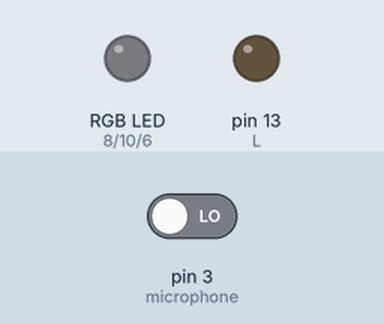
Recording of a sketch running on a simulated Arduino Uno, built with avr-gcc and run on an emulated ATmega328P. On the bench: an RGB LED mixed from three pins (HIGH = lit), output pins drawn as LEDs (lit = HIGH). The inputs (shaded band) are chosen by the test bench; at power-on: pin 3 (microphone) LOW. Random numbers use the default seed unless the sketch sets one.

Above: at 3.9 s.
4.0 s: pin 3 (microphone) driven HIGH
At 4.7 s:
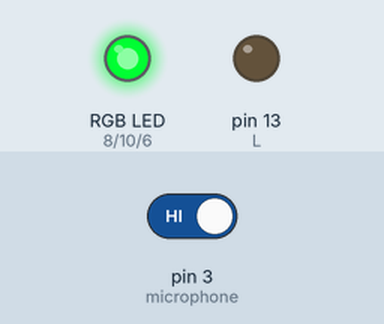
At 5.43 s:
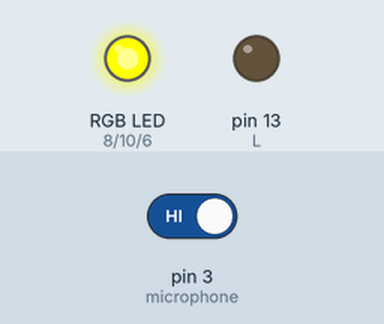
7.0 s: pin 3 (microphone) driven LOW
Timing chart, 0 to 10.0 s (numbered marks = the images above; inputs shaded):
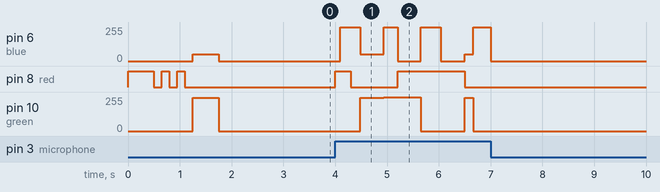

The sketch:

C_digoMotionLamp.ino
```cpp
// Definir os pinos que vão ser utilizados para o funcionamento do código.

#define red 8
#define green 10
#define blue 6
#define microphone 3
#define L 13

int change = 0;
int minNum = 4000; // Gerar uma função entre 4000 e 15000 para mudar as cores dos leds.
int maxNum = 15000;

int x = 0;
int y = 0; // Serve para não repetir as cores mais que 3 vezes seguidas.
int z = 0;

int initFirstRGB = 500;
int initRGB = 150; // Inicia o RGB com 3 pausas de luz vermelha e 1 verde.
int initLastRGB = 1000;

bool soundstate; // Deteta o som do microfone.


void setup() {
  //Serial.begin(9600);
  pinMode(red, OUTPUT);
  pinMode(green, OUTPUT);
  pinMode(blue, OUTPUT);
  pinMode(L, OUTPUT);
  pinMode(microphone, INPUT);

  digitalWrite(L, LOW); // Desliga os leds.
  initStrip();
}

void loop() {  //Define os padrões e a ordem pelos quais apareçe.

  chooseRandomColor();
  changeRandomTime();

  for (int i = 0; i < change; i++) {
  detectSound();

  if (soundstate == 1) {
    colorShow();
  }
  else {
    colorOff();
    }
  }

}

void initStrip() {  //Consoante o som detetado altera as cores dos leds.
    colorRed();
    delay(initFirstRGB);
    colorOff();
    delay(initRGB);
    colorRed();
    delay(initRGB);
    colorOff();
    delay(initRGB);
    colorRed();
    delay(initRGB);
    colorOff();
    delay(initRGB);
    colorGreen();
    delay(initFirstRGB);
    colorOff();
    delay(initLastRGB);
}

//Definir as cores no padrão RGB.

void colorRed() {
  analogWrite(red, 255);
  analogWrite(green, 0);
  analogWrite(blue, 0);
}

void colorGreen() {
  analogWrite(red, 50);
  analogWrite(green, 250);
  analogWrite(blue, 50);
}

void colorBlue() {
  analogWrite(red, 0);
  analogWrite(green, 0);
  analogWrite(blue, 255);
}

void colorYellow() {
  analogWrite(red, 255);
  analogWrite(green, 255);
  analogWrite(blue, 0);
}

void colorCyan() {
  analogWrite(red, 0);
  analogWrite(green, 255);
  analogWrite(blue, 255);
}

void colorPurple() {
  analogWrite(red, 255);
  analogWrite(green, 0);
  analogWrite(blue, 255);
}

void colorOff() {
  analogWrite(red, 0);
  analogWrite(green, 0);
  analogWrite(blue, 0);
}

int chooseRandomColor() {  //Escolhe uma cor ao randomicamente.
  while(y == x || z == x){
    x = random(1, 7);
  }

  z = y;
  y = x;
}

int changeRandomTime() {  //Mudar as cores aleatoriamente.
  change = random(minNum, maxNum);
}

bool detectSound() {  //Detetar o microfone.
  soundstate = digitalRead(microphone);
}

void colorShow() {  //Mostrar as cores defenidas anteriormente.
  if (x == 1) {
    colorRed();
  }

   if (x == 2) {
    colorGreen();
  }

   if (x == 3) {
    colorBlue();
  }

   if (x == 4) {
    colorYellow();
  }

   if (x == 5) {
    colorCyan();
  }

   if (x == 6) {
    colorPurple();
  }
}
```

Measured:
- after the input at 4.0 s, pin 6 (blue): 0/255 → 255/255 after 0.10 s, → 50/255 0.39 s later, → 255/255 0.45 s later, → 0/255 0.28 s later, … (8 changes in this stretch); pin 8 (red): LOW → HIGH at once, → LOW 0.30 s later, → HIGH 0.91 s later, → LOW 1.3 s later
